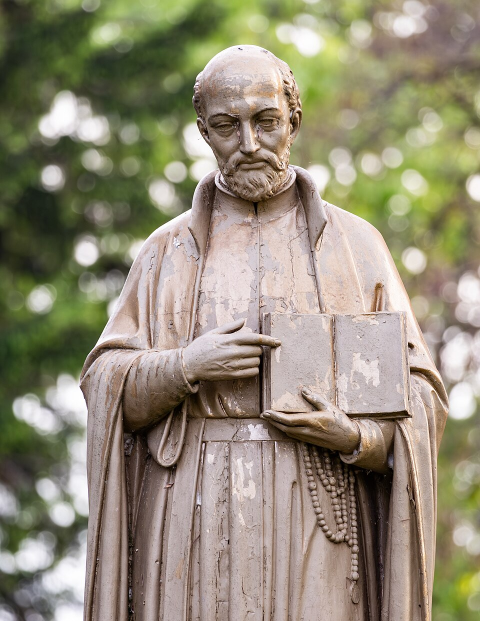
#> input picture deep2/refs/sacred-heart-statue-02.jpg, 960 x 1242 px (shown at 1/2 size)
$ python trace.py refs/sacred-heart-statue-02.jpg
#> lines starting #> are read from the running program, lines starting #| are printed output that depends on the picture; after the words box and inside, x2 and y2 are one past the last pixel; in counts of white or black regions, pixels touching at a corner belong together
#!/usr/bin/env python3
"""Image → equations: a reference figure traced into cubic spans.

    .venv/bin/python deep2/trace.py refs/sacred-heart-statue-02.jpg

The pipeline, each step visible:
  1. mask the FIGURE from the background (the background here is green and
     out of focus; the figure is warm — colour separates them cleanly);
  2. keep the largest component and fill it (the figure, not the bokeh);
  3. potrace the mask into cubic Béziers (potrace is the standard bitmap →
     outline tool, and it speaks SVG);
  4. read those cubics back into our span dicts (p0, c1, c2, p3), y flipped
     to the project's y-up and scaled to the millimetre sheet later — for now
     normalised to the figure's own bounding box;
  5. write the spans as JSON and an SVG drawn from THEM (not from potrace),
     so what we see is the data we would use.

The output is the figure as equations — the first step toward the canonical
construction. It is a TRACE, not a construction: the spans are approximate
between stations, and the report says so.
"""

import json
import subprocess
import sys
from pathlib import Path

import numpy as np
from PIL import Image

HERE = Path(__file__).resolve().parent


# [62 lines left out: functions lithograph_mask, otsu, silhouette_mask, not called in this run]


def figure_mask(image: Image.Image) -> np.ndarray:
    """True where the figure is: not the green, bright-focus background."""
    rgb = np.asarray(image.convert("RGB"), dtype=np.int16)
    r, g, b = rgb[..., 0], rgb[..., 1], rgb[..., 2]
    green = (g - np.maximum(r, b)) > 8  # the foliage is green-dominant
    # the bokeh is foliage-lit white (g >= r); the pale statue is pink-beige
    # (r > g by ten levels). Brightness alone cannot separate them — the first
    # runs masked the statue as background.
    bokeh = (rgb.sum(axis=2) > 330) & (g >= r - 2)
    background = green | bokeh
    mask = ~background
    # close small holes and drop specks, then keep the biggest component
    from scipy import ndimage as ndi

    mask = ndi.binary_closing(mask, iterations=3)
    mask = ndi.binary_opening(mask, iterations=1)
    labels, count = ndi.label(mask)
    if count == 0:
        raise SystemExit("no figure found")
    sizes = ndi.sum(mask, labels, range(1, count + 1))
    keep = int(np.argmax(sizes)) + 1
    mask = labels == keep
    mask = ndi.binary_fill_holes(mask)
    return mask


def write_pbm(mask: np.ndarray, path: Path) -> None:
    """P4 bitmap; potrace treats BLACK (1) as the shape to trace, so the
    figure's True pixels are written as 1 — not inverted (the first run
    traced the background by getting this backwards)."""
    h, w = mask.shape
    rows = [np.packbits(mask[y].astype(np.uint8), bitorder="big").tobytes() for y in range(h)]
    header = f"P4\n{w} {h}\n".encode()
    path.write_bytes(header + b"".join(rows))


# [56 lines left out: function parse_svg_cubics, not called in this run]


def main(argv):
    if not argv:
        raise SystemExit(__doc__)
    ref = (HERE / argv[0]).resolve() if not Path(argv[0]).is_absolute() else Path(argv[0])
    image = Image.open(ref)
#> image is the input picture: PIL image 960x1242 RGB; mean R, G, B 146.8, 139.9, 119
    # work at a print-plate scale: 900 px on the long side
    scale = 900 / max(image.size)
    image = image.resize((round(image.width * scale), round(image.height * scale)))
#> image: PIL image 696x900 RGB
    mode = "photo"
    if "--lithograph" in argv:
        mode = "lithograph"
    if "--silhouette" in argv:
        mode = "silhouette"
    if "--crop" in argv:
        box = [int(v) for v in argv[argv.index("--crop") + 1].split(",")]
        image = image.crop(tuple(box))
    if "--outname" in argv:
        stem_override = argv[argv.index("--outname") + 1]
    mask = (
        lithograph_mask(image)
        if mode == "lithograph"
        else silhouette_mask(image)
        if mode == "silhouette"
        else figure_mask(image)
    )
#> in figure_mask, `r, g, b = rgb[..., 0], rgb[..., 1], rgb[..., 2]`:
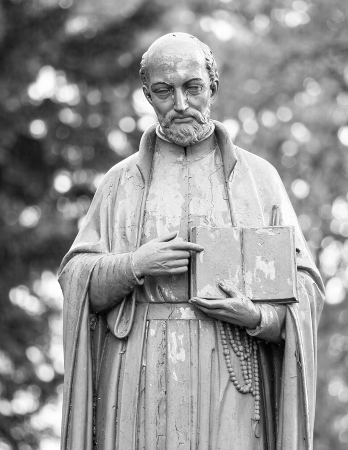
#> r: shape (900, 696) int16 (shown at 1/2 size); min 0, max 255, mean 146.8
#> in figure_mask, `r, g, b = rgb[..., 0], rgb[..., 1], rgb[..., 2]`:
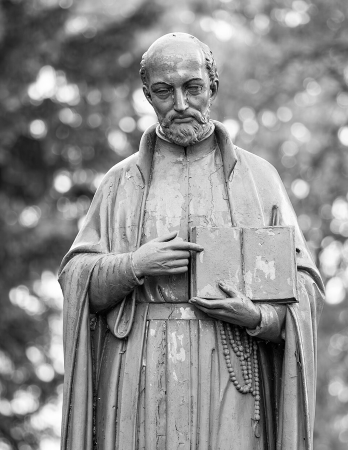
#> g: shape (900, 696) int16 (shown at 1/2 size); min 0, max 255, mean 139.9
#> in figure_mask, `r, g, b = rgb[..., 0], rgb[..., 1], rgb[..., 2]`:
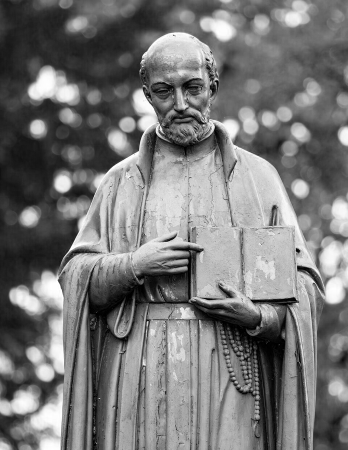
#> b: shape (900, 696) int16 (shown at 1/2 size); min 0, max 255, mean 119
#> in figure_mask, `green = (g - np.maximum(r, b)) > 8`:
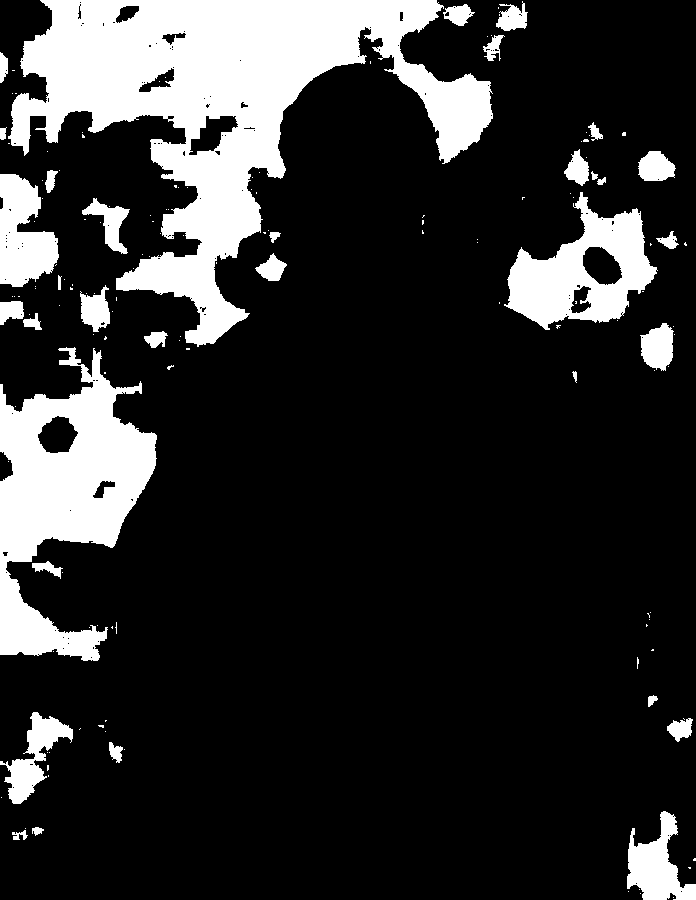
#> green: shape (900, 696) bool; 18.2% white; 153 white regions (119 under 20 px), largest, box (x1, y1, x2, y2) and area: (8, 0, 493, 347) 59996, (0, 347, 157, 661) 24469, (504, 192, 658, 330) 9872
#> in figure_mask, `background = green | bokeh`:
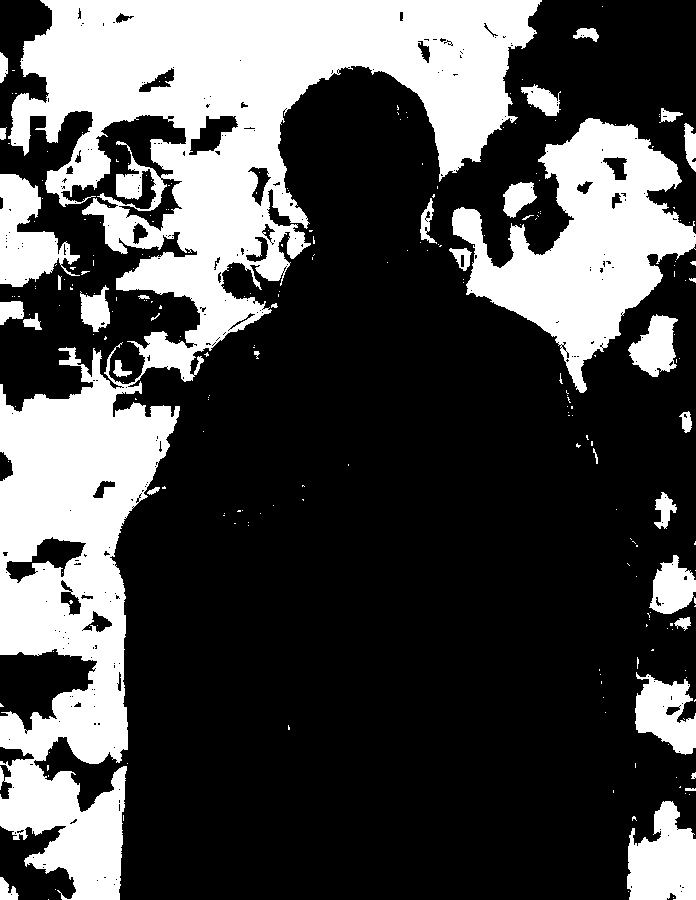
#> background: shape (900, 696) bool; 30.1% white; 240 white regions (204 under 20 px), largest, box (x1, y1, x2, y2) and area: (0, 0, 542, 900) 136508, (452, 118, 696, 393) 28580, (627, 801, 696, 900) 4978
#> in figure_mask, `labels, count = ndi.label(mask)`:
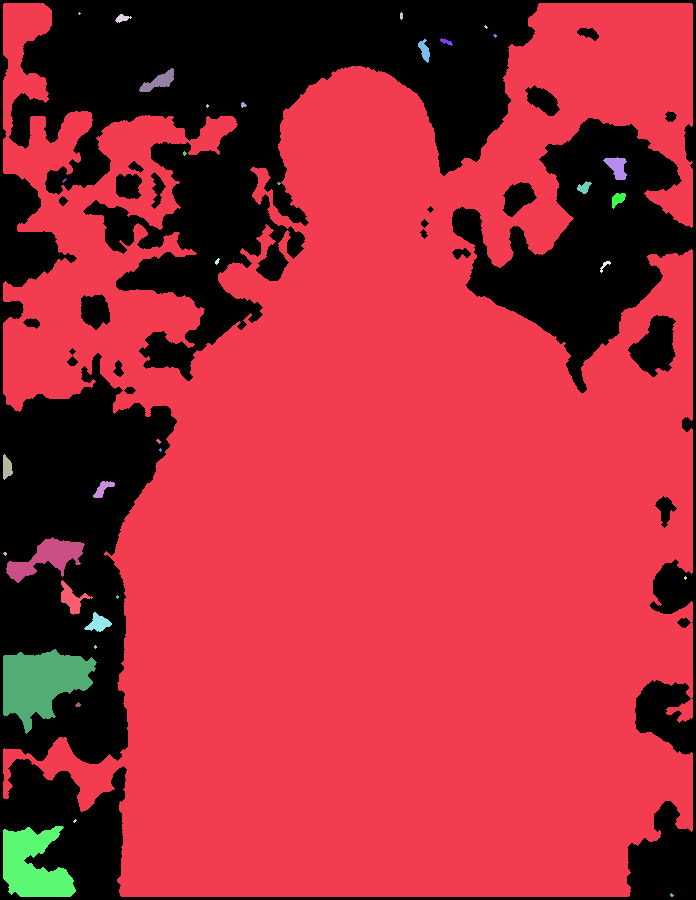
#> labels: shape (900, 696) int32; 36 distinct labels, from 0 to 35; one colour per label, 0 black
#> in figure_mask, `labels, count = ndi.label(mask)`: count = 35
#> in figure_mask, `sizes = ndi.sum(mask, labels, range(1, count + 1))`: sizes = 35 values, max 427291 at index 0, min 5 at index 1, mean 12555.1
#> in figure_mask, `keep = int(np.argmax(sizes)) + 1`: keep = 1
#> in figure_mask, `mask = ndi.binary_fill_holes(mask)`:
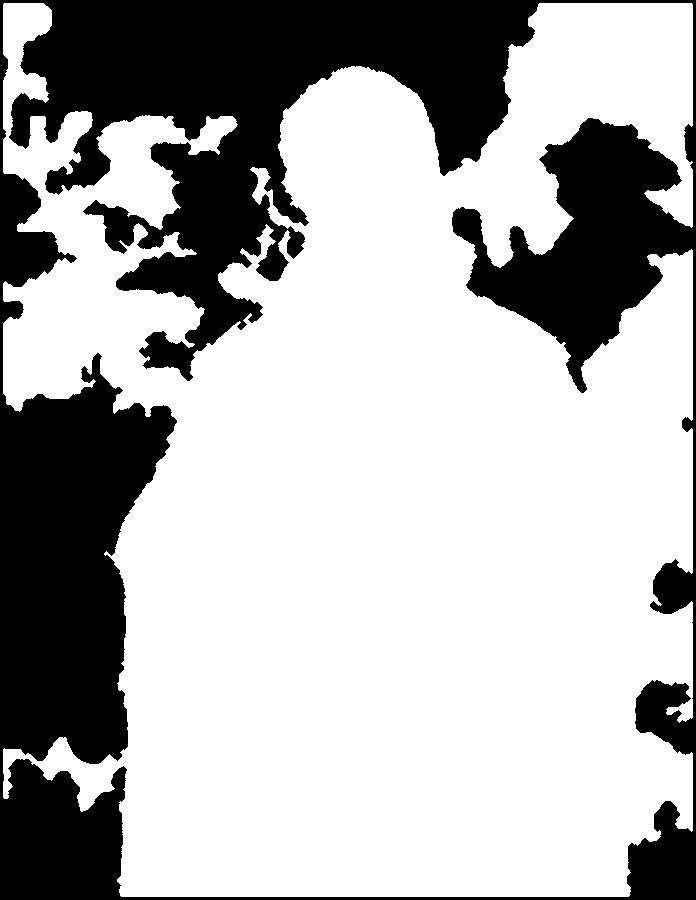
#> mask: shape (900, 696) bool; 69.2% white; 1 black region, box (x1, y1, x2, y2) and area: (0, 0, 696, 900) 192922

    stem = locals().get("stem_override") or ref.stem
    (HERE / "out").mkdir(exist_ok=True)
    pbm = HERE / "out" / f"{stem}.pbm"
    write_pbm(mask, pbm)
#> in write_pbm, `rows = [np.packbits(mask[y].astype(np.uint8), bitorder="big").tobytes(..`: rows = 900 items

    svg_path = HERE / "out" / f"{stem}-potrace.svg"
    subprocess.run(
        [
            "/usr/local/bin/potrace",
            "-s",
            "-o",
            str(svg_path),
            "--turdsize",
            "40",
            "--alphamax",
            "1.0",
            str(pbm),
        ],
        check=True,
        capture_output=True,
    )
#> (this line was passed over: subprocess is not available in this run)
#> (the run stopped early here; a loop or call above may not have finished)
